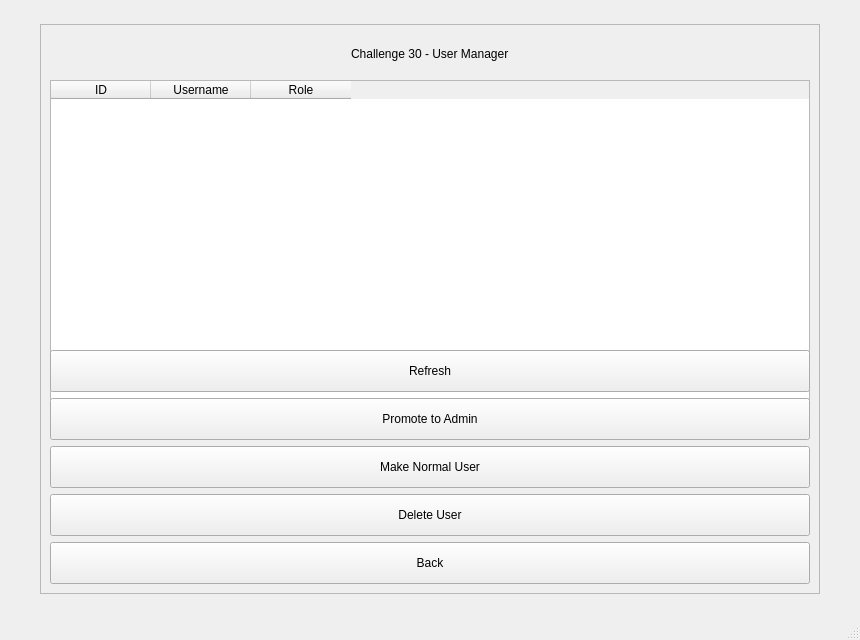
<?xml version="1.0" encoding="UTF-8"?>
<ui version="4.0">
 <class>UserManagerWindow</class>
 <widget class="QMainWindow" name="UserManagerWindow">
  <property name="geometry">
   <rect>
    <x>0</x>
    <y>0</y>
    <width>860</width>
    <height>640</height>
   </rect>
  </property>
  <property name="minimumSize">
   <size>
    <width>820</width>
    <height>620</height>
   </size>
  </property>
  <property name="windowTitle">
   <string>MainWindow</string>
  </property>
  <widget class="QWidget" name="centralwidget">
   <layout class="QVBoxLayout" name="verticalLayout">
    <property name="spacing">
     <number>16</number>
    </property>
    <property name="leftMargin">
     <number>40</number>
    </property>
    <property name="topMargin">
     <number>24</number>
    </property>
    <property name="rightMargin">
     <number>40</number>
    </property>
    <property name="bottomMargin">
     <number>24</number>
    </property>
    <item>
     <widget class="QFrame" name="frameUserManager">
      <property name="minimumSize">
       <size>
        <width>760</width>
        <height>540</height>
       </size>
      </property>
      <property name="maximumSize">
       <size>
        <width>1100</width>
        <height>760</height>
       </size>
      </property>
      <property name="frameShape">
       <enum>QFrame::Shape::StyledPanel</enum>
      </property>
      <property name="frameShadow">
       <enum>QFrame::Shadow::Raised</enum>
      </property>
      <layout class="QVBoxLayout" name="verticalLayout_2">
       <item alignment="Qt::AlignmentFlag::AlignHCenter">
        <widget class="QLabel" name="labelTitle">
         <property name="minimumSize">
          <size>
           <width>0</width>
           <height>40</height>
          </size>
         </property>
         <property name="text">
          <string>Challenge 30 - User Manager</string>
         </property>
        </widget>
       </item>
       <item>
        <widget class="QTableWidget" name="tableWidgetUsers">
         <property name="minimumSize">
          <size>
           <width>0</width>
           <height>320</height>
          </size>
         </property>
         <column>
          <property name="text">
           <string>ID</string>
          </property>
         </column>
         <column>
          <property name="text">
           <string>Username</string>
          </property>
         </column>
         <column>
          <property name="text">
           <string>Role</string>
          </property>
         </column>
        </widget>
       </item>
       <item>
        <widget class="QPushButton" name="pushButtonRefresh">
         <property name="minimumSize">
          <size>
           <width>0</width>
           <height>42</height>
          </size>
         </property>
         <property name="text">
          <string>Refresh</string>
         </property>
        </widget>
       </item>
       <item>
        <widget class="QPushButton" name="pushButtonPromote">
         <property name="minimumSize">
          <size>
           <width>0</width>
           <height>42</height>
          </size>
         </property>
         <property name="text">
          <string>Promote to Admin</string>
         </property>
        </widget>
       </item>
       <item>
        <widget class="QPushButton" name="pushButtonDemote">
         <property name="minimumSize">
          <size>
           <width>0</width>
           <height>42</height>
          </size>
         </property>
         <property name="text">
          <string>Make Normal User</string>
         </property>
        </widget>
       </item>
       <item>
        <widget class="QPushButton" name="pushButtonDelete">
         <property name="minimumSize">
          <size>
           <width>0</width>
           <height>42</height>
          </size>
         </property>
         <property name="text">
          <string>Delete User</string>
         </property>
        </widget>
       </item>
       <item>
        <widget class="QPushButton" name="pushButtonBack">
         <property name="minimumSize">
          <size>
           <width>0</width>
           <height>42</height>
          </size>
         </property>
         <property name="text">
          <string>Back</string>
         </property>
        </widget>
       </item>
      </layout>
     </widget>
    </item>
   </layout>
  </widget>
  <widget class="QMenuBar" name="menubar">
   <property name="geometry">
    <rect>
     <x>0</x>
     <y>0</y>
     <width>860</width>
     <height>18</height>
    </rect>
   </property>
  </widget>
  <widget class="QStatusBar" name="statusbar"/>
 </widget>
 <resources/>
 <connections/>
</ui>
